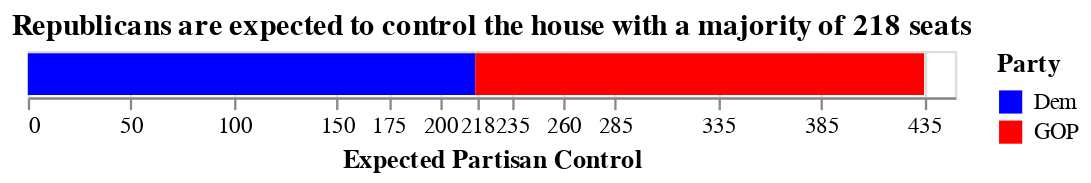

Write notebook code for a chart like this one.
### Code cell
get_viz(2022,"wave","maj")

### Figure 1 — Vega-Lite specification as saved in the notebook (floating-point values rounded to 4 significant figures)
{"config": {"view": {"continuousWidth": 400, "continuousHeight": 300}}, "data": {"name": "data-f6f5c4c39faecd2395c1db066fd32991"}, "mark": "bar", "encoding": {"color": {"field": "Party", "scale": {"range": ["blue", "red"]}, "type": "nominal"}, "x": {"aggregate": "sum", "axis": {"values": [0, 50, 100, 150, 175, 200, 218, 235, 260, 285, 335, 385, 435]}, "field": "Expected Seats", "title": "Expected Partisan Control", "type": "quantitative"}}, "title": "Republicans are expected to control the house with a majority of 218 seats", "$schema": "https://vega.github.io/schema/vega-lite/v4.17.0.json", "datasets": {"data-f6f5c4c39faecd2395c1db066fd32991": [{"Expected Seats": 217.1, "Party": "Dem"}, {"Expected Seats": 217.9, "Party": "GOP"}]}}
